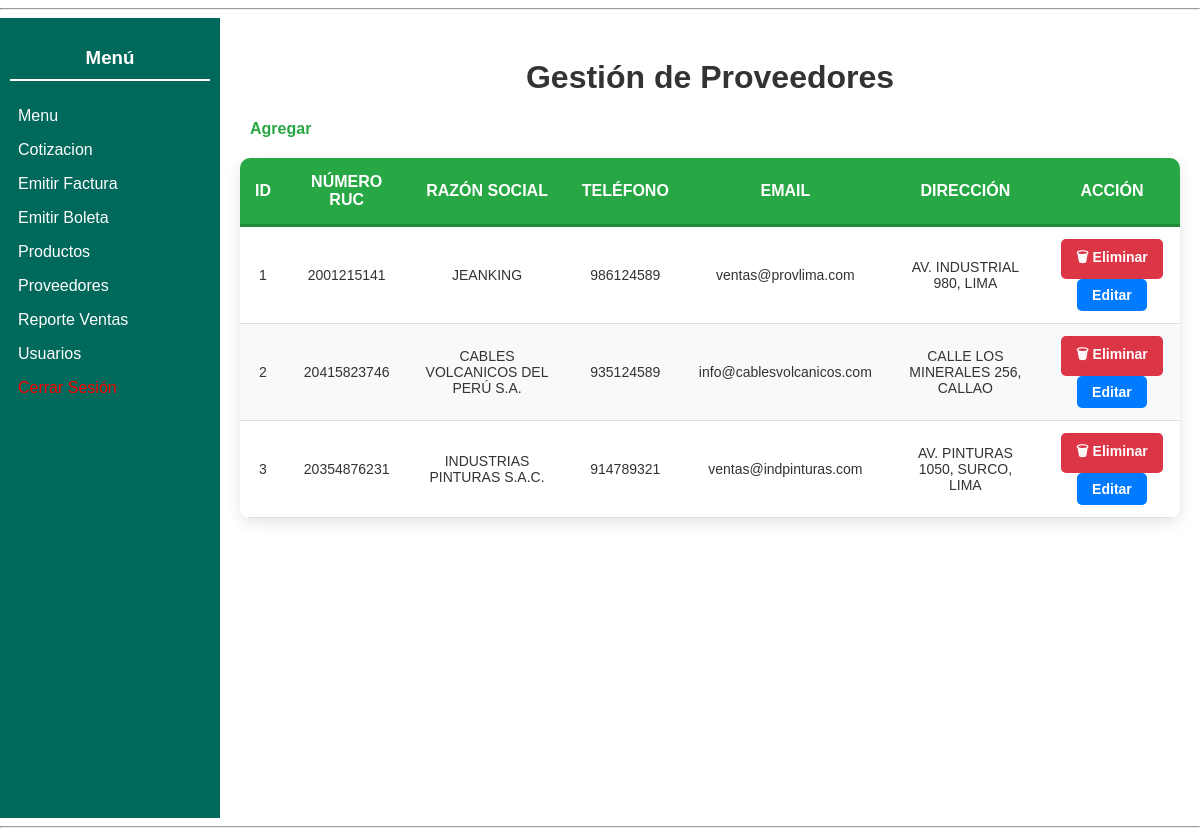
Screenshot of /moduloVentas/indexProveedores.php (signed in) with the database file from the repository.
### tables this page shows
CREATE TABLE `proveedor` (
  `ProveedorID` int NOT NULL,
  `NumeroRUC` varchar(255) NOT NULL,
  `RazonSocial` varchar(255) NOT NULL,
  `Telefono` int NOT NULL,
  `Email` varchar(255) NOT NULL,
  `Direccion` varchar(255) NOT NULL,
  `FechaRegistro` date NOT NULL,
  `EstadoProveedor` tinyint(1) NOT NULL DEFAULT '1'
);

### moduloVentas/indexProveedores.php (called while the page is built, shortened)
<?php
include_once("../moduloVentas/panelProveedores.php");
include_once("../modelo/Eproveedor.php");
$EproveedorObject = new Eproveedor();
$proveedores = $EproveedorObject->obtenerProveedores();
$panelProveedoresObject = new panelProveedores();
$panelProveedoresObject->panelProveedoresShow($proveedores);

### modelo/Eproveedor.php (called while the page is built, shortened)
<?php
class Eproveedor
{
    public function obtenerProveedores()
    {
        $conexion = Conexion::conectarBD();
        $sql = "SELECT * FROM proveedor WHERE EstadoProveedor = 1";
        $resultado = $conexion->query($sql);
        $proveedores = [];
        if ($resultado && $resultado->num_rows > 0) {
            while ($fila = $resultado->fetch_assoc()) {
                $proveedores[] = $fila;
            }
        }
        return $proveedores;
    }
}

### moduloVentas/panelProveedores.php (the view, shortened to what this page needs)
<?php
include_once($_SERVER['DOCUMENT_ROOT'] . '/shared/pantalla.php');
class panelProveedores extends pantalla
{
    public function panelProveedoresShow($proveedores = null)
    {
?>
        <div style="display: flex; height: 100vh;">
            <main style="padding: 20px; flex: 1;">
                <h1 style="text-align: center; color: #333;">Gestión de Proveedores</h1>
                <a href="./indexAgregarProveedor.php" class="link-agregar" style="margin-left: 10px;">Agregar</a>
                <div class="container">
                    <div class="scrollable">
                        <table id="proveedoresTable">
                            <thead>
                                <tr>
                                    <th>ID</th>
                                    <th>Número RUC</th>
                                    <th>Razón Social</th>
                                    <th>Teléfono</th>
                                    <th>Email</th>
                                    <th>Dirección</th>
                                    <th>Acción</th>
                                </tr>
                            </thead>
                            <tbody>
                                <?php if ($proveedores !== null) : ?>
                                    <?php foreach ($proveedores as $proveedor) : ?>
                                        <tr>
                                            <td><?= htmlspecialchars($proveedor['ProveedorID']) ?></td>
                                            <td><?= htmlspecialchars($proveedor['NumeroRUC']) ?></td>
                                            <td><?= htmlspecialchars($proveedor['RazonSocial']) ?></td>
                                            <td><?= htmlspecialchars($proveedor['Telefono']) ?></td>
                                            <td><?= htmlspecialchars($proveedor['Email']) ?></td>
                                            <td><?= htmlspecialchars($proveedor['Direccion']) ?></td>
                                            <td>
                                                <form action="/moduloVentas/getProveedor.php" method="POST" style="display:inline;">
                                                    <button type="submit">
                                                        🗑 Eliminar
                                                    </button>
                                                </form>
                                                <a href="indexEditarProveedores.php?id=<?= htmlspecialchars($proveedor['ProveedorID']) ?>&numeroRUC=<?= htmlspecialchars($proveedor['NumeroRUC']) ?>&razonSocial=<?= urlencode($proveedor['RazonSocial']) ?>&telefono=<?= htmlspecialchars($proveedor['Telefono']) ?>&email=<?= htmlspecialchars($proveedor['Email']) ?>&direccion=<?= urlencode($proveedor['Direccion']) ?>">Editar</a>
                                            </td>
                                        </tr>
                                    <?php endforeach; ?>
                                <?php else : ?>
                                    <tr>
                                        <td colspan="8" style="text-align: center;">No se encontraron proveedores.</td>
                                    </tr>
                                <?php endif; ?>
                            </tbody>
                        </table>
                    </div>
                </div>
            </main>
        </div>
<?php
    }
}
?>

### assets/styles.css (style rules this page uses)
body { font-family: Arial, sans-serif; margin: 0; padding: 0; color: #333; }
main { padding: 2rem; width: 80%; max-width: 1200px; margin: 0 auto; }
main h1 { color: #00695c; margin-bottom: 1.5rem; font-size: 2rem; }

### moduloVentas/panelProveedores.php (style rules this page uses)
table { width: 100%; border-collapse: collapse; margin-top: 20px; background-color: #fff; border-radius: 10px; overflow: hidden; box-shadow: 0px 5px 15px rgba(0, 0, 0, 0.1); }
th { background-color: #28a745; color: white; padding: 15px; text-align: center; font-size: 16px; text-transform: uppercase; border-bottom: 3px solid #218838; }
td { padding: 12px 15px; text-align: center; color: #333; font-size: 14px; border-bottom: 1px solid #ddd; }
tr:nth-child(even) { background-color: #f8f9fa; }
a[href*="Editar"], button { display: inline-block; padding: 8px 15px; font-size: 14px; border-radius: 5px; text-decoration: none; font-weight: bold; cursor: pointer; transition: background-color 0.3s ease; }
a[href*="Editar"] { background-color: #007bff; color: white; }
button { background-color: #dc3545; color: white; border: none; }
.link-agregar { color: #28a745; font-weight: bold; text-decoration: none; border-bottom: 2px solid transparent; font-size: 16px; transition: all 0.3s ease-in-out; }

### rows the page displays
proveedor: ProveedorID "1", NumeroRUC "2001215141", RazonSocial "JEANKING", Telefono "986124589", Email "ventas@provlima.com", Direccion "AV. INDUSTRIAL 980, LIMA"
proveedor: ProveedorID "2", NumeroRUC "20415823746", RazonSocial "CABLES VOLCANICOS DEL PERÚ S.A.", Telefono "935124589", Email "info@cablesvolcanicos.com", Direccion "CALLE LOS MINERALES 256, CALLAO"
proveedor: ProveedorID "3", NumeroRUC "20354876231", RazonSocial "INDUSTRIAS PINTURAS S.A.C.", Telefono "914789321", Email "ventas@indpinturas.com", Direccion "AV. PINTURAS 1050, SURCO, LIMA"
